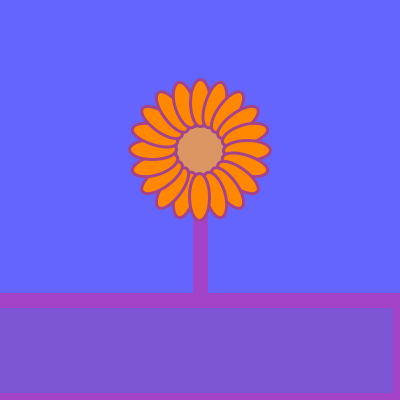
Frame 1 (no input)
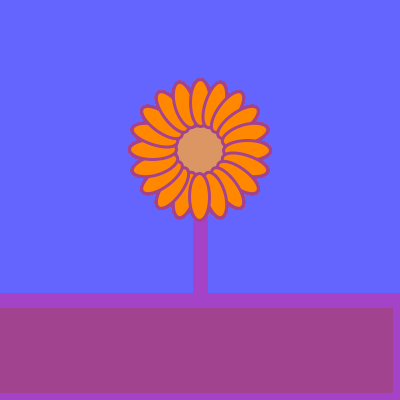
Frame 60 (the mouse pressed at the canvas centre just before this capture)
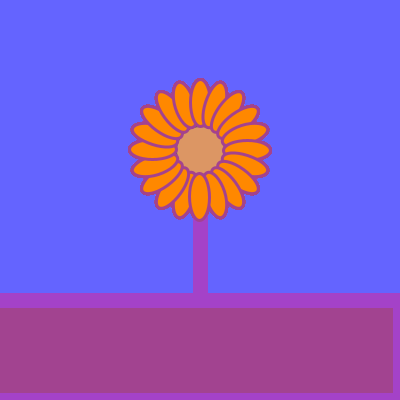
Frame 120 (the mouse held since frame 60 and released just before this capture)

The Processing sketch that drew these frames (run headless with seeded random() and noise(); from frame 60 on, the mouse is pressed at the canvas centre):

// Processing sketch: processing_1934
// ── processing_1934.pde


float R= random(0,255);
float G= random(0,255);
float B= random(0,150);
int posX= 0;
int posY= 0;
int petalos=20;
float largo=random(40,70);
int alfa=0;


void setup(){
  //tamaño
  size(400,400);
  //un fondo
  background(100,100,255);

}


void draw(){
  translate(width/2,150);
  
  flor();




}

void flor(){
//stroke del mismo color del rello
  stroke(100,100,255);
  strokeWeight(5);
  //dibujo el tallo rojo
  strokeWeight(15);
  stroke(R,G,200);
  line(posX,posY,posX,150);
  //dibujo y rello la tierra con colores aleatorios
  fill(R,G,B,100);
  rectMode(CENTER);
  rect(posX-width/2,posY+height/2,width*2,100);
  
  //dibujo el centro de la flor utilizando tambien color aleatorio
  stroke(G+20);
  strokeWeight(3);
  fill(220,150,100);
  ellipse(posX,posY,50,50);
  //petalos se dibujan con un bucle
  stroke(R,G,B);
  fill(255,G+70,0);
  for(int i=0; i<petalos; i++){

    rotate(TWO_PI/petalos);
    ellipse(posX,posY+47,20,largo);




  }


}
/*
void fondo(){
rect();
fill(R,G,B,alfa);
noStroke();




}
*/
